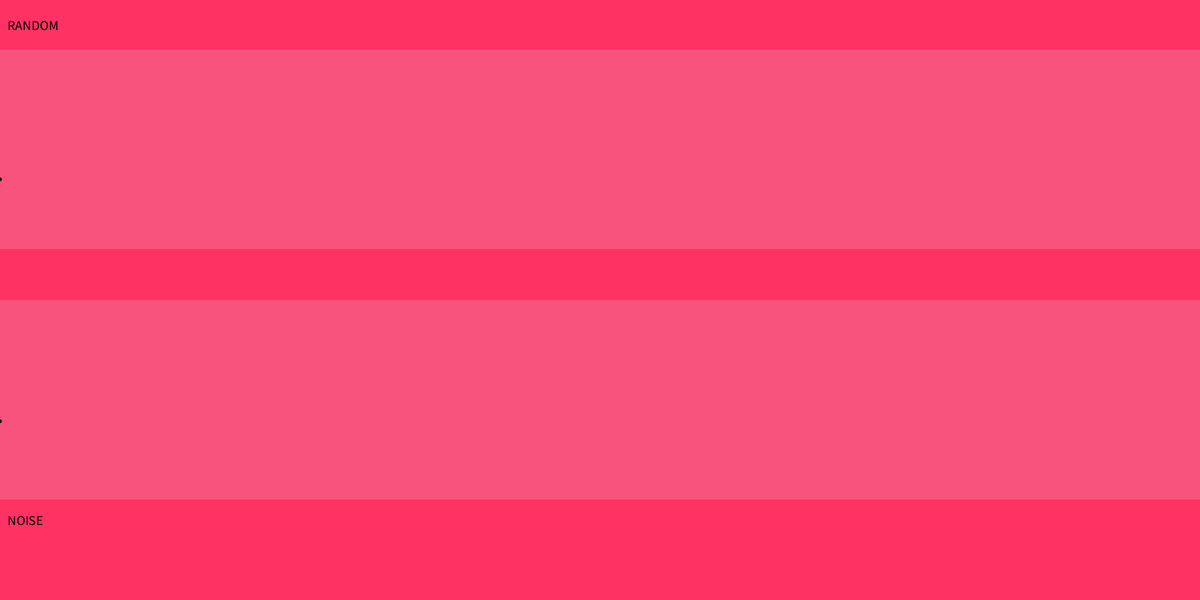
Frame 1 (no input)
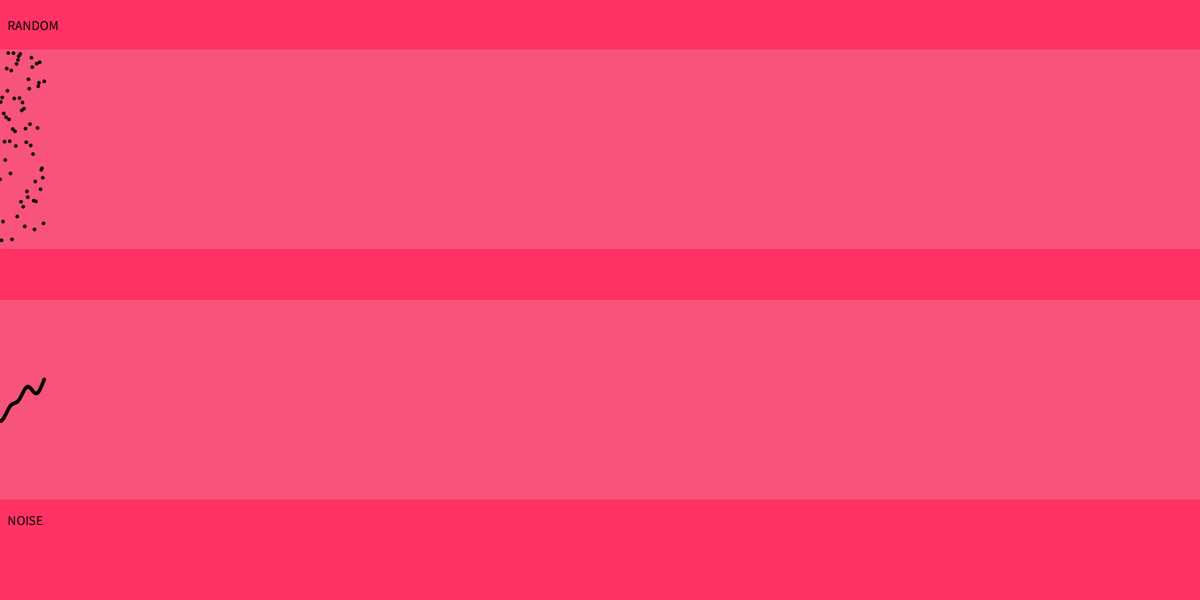
Frame 60 (the mouse pressed at the canvas centre just before this capture)
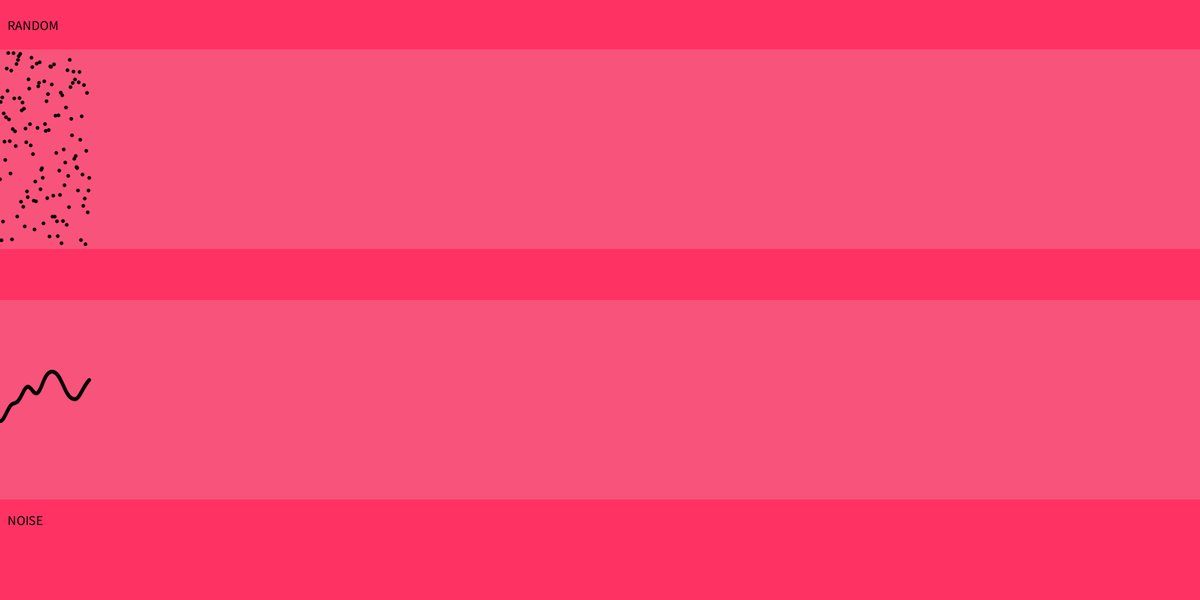
Frame 120 (the mouse held since frame 60 and released just before this capture)

The Processing sketch that drew these frames (run headless with seeded random() and noise(); from frame 60 on, the mouse is pressed at the canvas centre):

// Processing sketch: randomVsNoise2
// ── randomVsNoise2.pde
float x = 0; 
float yr = height/3;
float yn = 2*height/3;
float xoff = 0;
  
void setup(){
  size(1600,800);
  background(255,50,100);
  areaRandom();
  areaNoise();
}


void draw(){
   
  
  // RANDOM Y
  
    float yr = height/4 + random(-1, 1)*height/6;
    fill(0); 
    ellipse(x, yr, 5, 5);
  
  // NOISE Y
    float yn = 3*height/6 + noise(xoff)*height/3;
    fill(0);
    ellipse(x,  yn, 5, 5);
    xoff = xoff + 0.01;
  
  // NEXT X
    x+=1;
    if(x>=width){
      x = 0; yr = height/3;  yn = 2*height/3;
      background(255,50,100);
      areaRandom();
      areaNoise();
    }
  
}

void areaRandom(){
  textSize(18); fill(0);
  text("RANDOM", 10, 40);
  fill(220,50); noStroke();
  rect(0, height/12, width, height/3);
}

void areaNoise(){
  fill(0);
  text("NOISE", 10, height-100);
  fill(220,50); noStroke();
  rect(0, 6*height/12, width, height/3);
}
